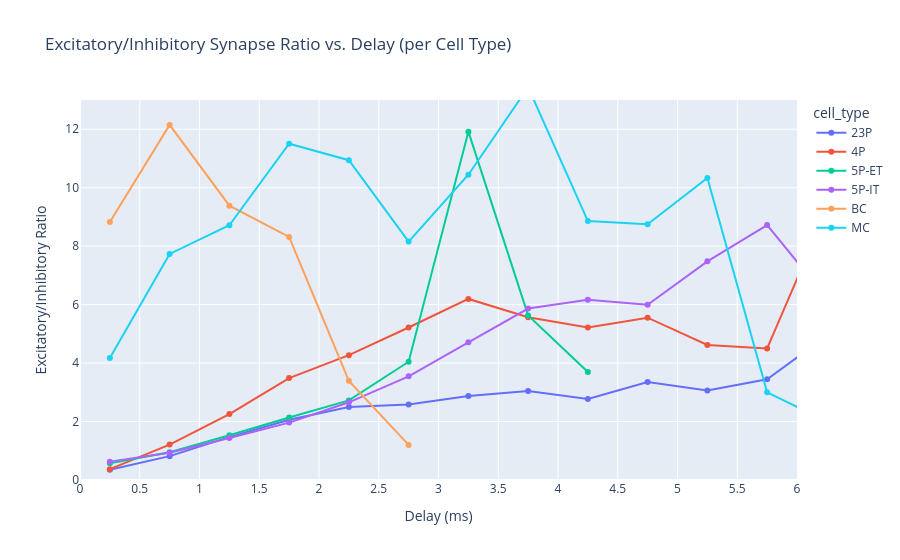

The cell this chart's notebook holds for it:
### Code cell
#3.33_intermission Let's look at how ratio of excitatory to inhibitory synapses changes with delay of synapses.
#Do this for a given set of cell types: ["23P", "4P", "5P-IT", "5P-ET", "BC", "MC"]
#Want bins of .5 milliseconds. So 0 - .5, .5 - 1, 1 - 1.5, etc.
#For each bin, for each cell type (different color for each) put a point for ratio of exc to inh synapses.


cell_types_to_include = ["23P", "4P", "5P-IT", "5P-ET", "BC", "MC"]

# Get pt_root_ids for the included cell types
pt_root_ids_to_include = cell_type_df[
    cell_type_df["cell_type"].isin(cell_types_to_include)
][["pt_root_id", "cell_type"]]

# Merge to attach cell type to each synapse
merged_df = synapse_delay_df.merge(
    pt_root_ids_to_include, how="inner", left_on="pre_pt_root_id", right_on="pt_root_id"
)

# Remove unknown synapses
merged_df = merged_df[
    merged_df["post_excit_inhib"].isin(["excitatory_neuron", "inhibitory_neuron"])
]

# Define delay bins (0.5 ms bins)
bin_edges = np.arange(0, merged_df["delay"].max() + 0.5, 0.5)
merged_df["delay_bin"] = pd.cut(merged_df["delay"], bins=bin_edges, right=False)

# Compute ratio of excitatory to inhibitory per bin per cell type
ratio_df = (
    merged_df.groupby(["cell_type", "delay_bin"])["post_excit_inhib"]
    .value_counts()
    .unstack(fill_value=0)
    .reset_index()
)

# Compute ratio safely (avoid division by zero)
ratio_df["exc_to_inh_ratio"] = ratio_df.apply(
    lambda row: row.get("excitatory_neuron", 0)
    / row.get("inhibitory_neuron", np.nan)
    if row.get("inhibitory_neuron", 0) > 0
    else np.nan,
    axis=1,
)

# Midpoints for plotting
ratio_df["delay_bin_center"] = ratio_df["delay_bin"].apply(lambda x: x.mid)

# Plot: excitatory/inhibitory ratio vs. delay bin, colored by cell type
fig = px.scatter(
    ratio_df,
    x="delay_bin_center",
    y="exc_to_inh_ratio",
    color="cell_type",
    title="Excitatory/Inhibitory Synapse Ratio vs. Delay (per Cell Type)",
    labels={
        "delay_bin_center": "Delay (ms)",
        "exc_to_inh_ratio": "Exc/Inh Ratio",
    },
)

fig.update_traces(mode="markers+lines")
fig.update_layout(
    xaxis=dict(tickmode="linear", tick0=0, dtick=0.5,range=[0, 6]),
    yaxis=dict(title="Excitatory/Inhibitory Ratio", rangemode="tozero",range=[0, 13]),
    # yaxis=dict(title="Excitatory/Inhibitory Ratio", rangemode="tozero",range=[-1, 1.5],type="log"),
)
fig.show()

### Figure 1 — Plotly figure (JSON) as saved in the notebook; plotly's stock layout.template omitted (floating-point values rounded to 4 significant figures)
{"data": [{"hovertemplate": "cell_type=23P<br>Delay (ms)=%{x}<br>Exc/Inh Ratio=%{y}<extra></extra>", "legendgroup": "23P", "marker": {"color": "#636efa", "symbol": "circle"}, "mode": "markers+lines", "name": "23P", "orientation": "v", "showlegend": true, "type": "scatter", "x": [0.25, 0.75, 1.25, 1.75, 2.25, 2.75, 3.25, 3.75, 4.25, 4.75, 5.25, 5.75, 6.25, 6.75, 7.25, 7.75, 8.25, 8.75, 9.25, 9.75, 10.25, 10.75], "xaxis": "x", "y": [0.3525, 0.8162, 1.466, 2.058, 2.497, 2.581, 2.876, 3.047, 2.769, 3.35, 3.064, 3.447, 4.93, 4.949, 5.0, 3.846, 3.733, 3.778, 8.75, 3.444, 9.0, NaN], "yaxis": "y"}, {"hovertemplate": "cell_type=4P<br>Delay (ms)=%{x}<br>Exc/Inh Ratio=%{y}<extra></extra>", "legendgroup": "4P", "marker": {"color": "#EF553B", "symbol": "circle"}, "mode": "markers+lines", "name": "4P", "orientation": "v", "showlegend": true, "type": "scatter", "x": [0.25, 0.75, 1.25, 1.75, 2.25, 2.75, 3.25, 3.75, 4.25, 4.75, 5.25, 5.75, 6.25, 6.75, 7.25, 7.75, 8.25, 8.75, 9.25, 9.75, 10.25, 10.75], "xaxis": "x", "y": [0.3708, 1.211, 2.255, 3.488, 4.272, 5.217, 6.195, 5.568, 5.217, 5.553, 4.619, 4.5, 9.25, 4.5, 4.5, 18.0, NaN, NaN, NaN, NaN, NaN, NaN], "yaxis": "y"}, {"hovertemplate": "cell_type=5P-ET<br>Delay (ms)=%{x}<br>Exc/Inh Ratio=%{y}<extra></extra>", "legendgroup": "5P-ET", "marker": {"color": "#00cc96", "symbol": "circle"}, "mode": "markers+lines", "name": "5P-ET", "orientation": "v", "showlegend": true, "type": "scatter", "x": [0.25, 0.75, 1.25, 1.75, 2.25, 2.75, 3.25, 3.75, 4.25, 4.75, 5.25, 5.75, 6.25, 6.75, 7.25, 7.75, 8.25, 8.75, 9.25, 9.75, 10.25, 10.75], "xaxis": "x", "y": [0.5714, 0.9483, 1.53, 2.14, 2.722, 4.047, 11.92, 5.632, 3.692, NaN, NaN, NaN, NaN, NaN, NaN, NaN, NaN, NaN, NaN, NaN, NaN, NaN], "yaxis": "y"}, {"hovertemplate": "cell_type=5P-IT<br>Delay (ms)=%{x}<br>Exc/Inh Ratio=%{y}<extra></extra>", "legendgroup": "5P-IT", "marker": {"color": "#ab63fa", "symbol": "circle"}, "mode": "markers+lines", "name": "5P-IT", "orientation": "v", "showlegend": true, "type": "scatter", "x": [0.25, 0.75, 1.25, 1.75, 2.25, 2.75, 3.25, 3.75, 4.25, 4.75, 5.25, 5.75, 6.25, 6.75, 7.25, 7.75, 8.25, 8.75, 9.25, 9.75, 10.25, 10.75], "xaxis": "x", "y": [0.6284, 0.9344, 1.436, 1.963, 2.658, 3.546, 4.711, 5.865, 6.165, 5.994, 7.481, 8.721, 6.216, 7.6, 8.2, 1.25, NaN, NaN, NaN, NaN, NaN, NaN], "yaxis": "y"}, {"hovertemplate": "cell_type=BC<br>Delay (ms)=%{x}<br>Exc/Inh Ratio=%{y}<extra></extra>", "legendgroup": "BC", "marker": {"color": "#FFA15A", "symbol": "circle"}, "mode": "markers+lines", "name": "BC", "orientation": "v", "showlegend": true, "type": "scatter", "x": [0.25, 0.75, 1.25, 1.75, 2.25, 2.75, 3.25, 3.75, 4.25, 4.75, 5.25, 5.75, 6.25, 6.75, 7.25, 7.75, 8.25, 8.75, 9.25, 9.75, 10.25, 10.75], "xaxis": "x", "y": [8.827, 12.15, 9.384, 8.317, 3.391, 1.2, NaN, NaN, NaN, NaN, NaN, NaN, NaN, NaN, NaN, NaN, NaN, NaN, NaN, NaN, NaN, NaN], "yaxis": "y"}, {"hovertemplate": "cell_type=MC<br>Delay (ms)=%{x}<br>Exc/Inh Ratio=%{y}<extra></extra>", "legendgroup": "MC", "marker": {"color": "#19d3f3", "symbol": "circle"}, "mode": "markers+lines", "name": "MC", "orientation": "v", "showlegend": true, "type": "scatter", "x": [0.25, 0.75, 1.25, 1.75, 2.25, 2.75, 3.25, 3.75, 4.25, 4.75, 5.25, 5.75, 6.25, 6.75, 7.25, 7.75, 8.25, 8.75, 9.25, 9.75, 10.25, 10.75], "xaxis": "x", "y": [4.175, 7.734, 8.715, 11.5, 10.94, 8.155, 10.44, 13.44, 8.857, 8.75, 10.33, 3.0, 2.0, NaN, NaN, NaN, NaN, NaN, NaN, NaN, NaN, NaN], "yaxis": "y"}], "layout": {"legend": {"title": {"text": "cell_type"}, "tracegroupgap": 0}, "title": {"text": "Excitatory/Inhibitory Synapse Ratio vs. Delay (per Cell Type)"}, "xaxis": {"anchor": "y", "domain": [0, 1], "dtick": 0.5, "range": [0, 6], "tick0": 0, "tickmode": "linear", "title": {"text": "Delay (ms)"}}, "yaxis": {"anchor": "x", "domain": [0, 1], "range": [0, 13], "rangemode": "tozero", "title": {"text": "Excitatory/Inhibitory Ratio"}}}}
